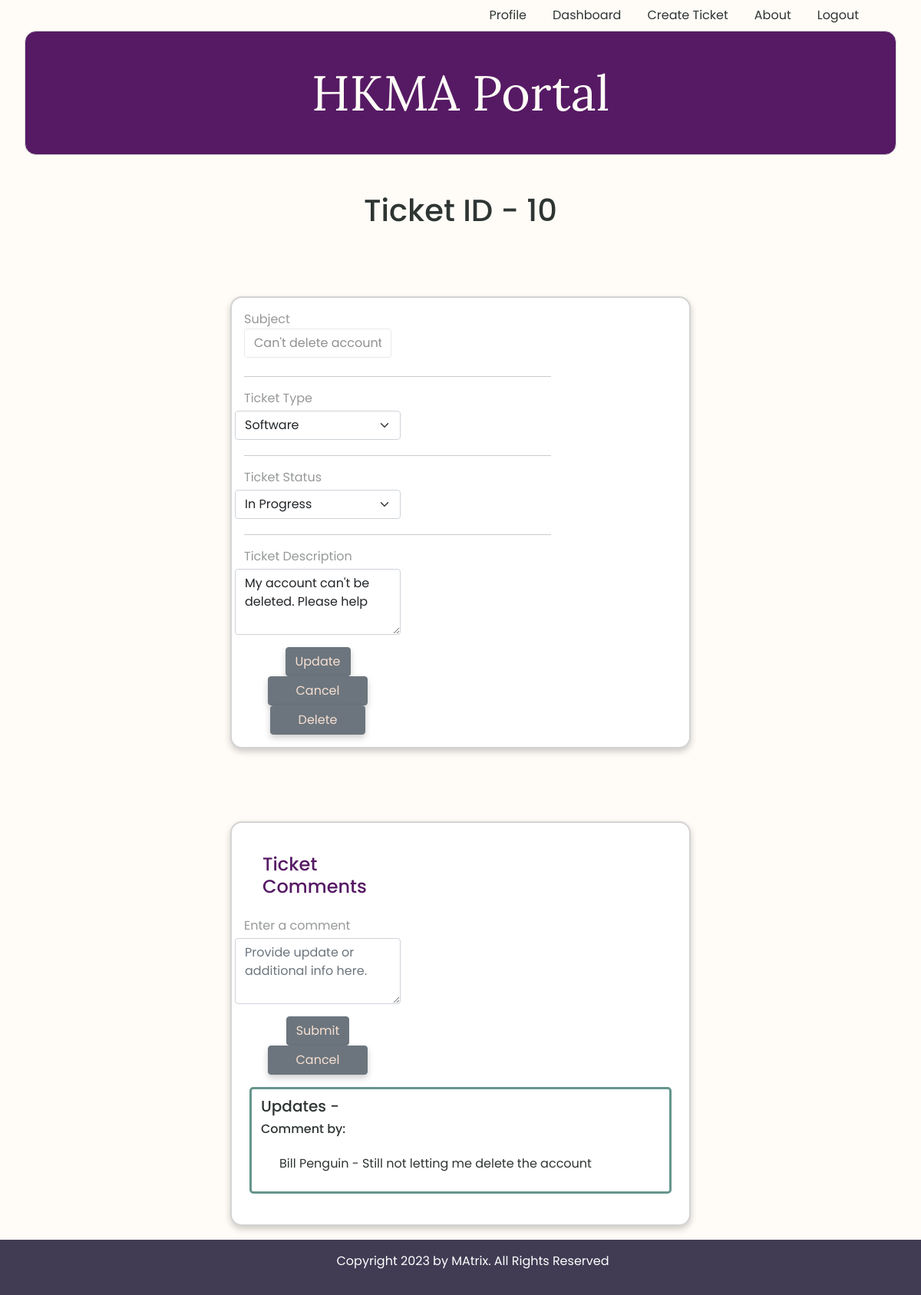
/ticket/10/edit (signed in), run on the app's committed database.
### users/models.py (models this page shows)
class Ticket(models.Model):
    subject = models.CharField(max_length=250)
    ticket_type = models.CharField(max_length=50)
    ticket_status = models.CharField(max_length=50)
    ticket_description = models.CharField(max_length=350)
    created_by = models.ForeignKey(User, related_name="user_tickets", on_delete=models.CASCADE, null=True)
    created_at = models.DateTimeField(auto_now_add=True)
    updated_at = models.DateTimeField(auto_now=True)
    objects = TicketManager()

class Comment(models.Model):
    comment = models.CharField(max_length=255)
    poster = models.ForeignKey(User, related_name='user_comments', on_delete=models.CASCADE)
    ticket = models.ForeignKey(Ticket, related_name="post_comments", on_delete=models.CASCADE)
    created_at = models.DateTimeField(auto_now_add=True)

class User(models.Model):
    first_name = models.CharField(max_length=255)
    last_name = models.CharField(max_length=255)
    email = models.CharField(max_length=255)
    password = models.TextField()
    created_at = models.DateTimeField(auto_now_add=True)
    updated_at = models.DateTimeField(auto_now=True)
    objects = UserManager()

### users/views.py (the view)
# urls.py: path('ticket/<int:ticket_id>/edit', views.edit_ticket),
def edit_ticket(request, ticket_id):
    if 'user_id' not in request.session:
        return redirect('/')
    context = {
        "ticket": Ticket.objects.get(id=ticket_id)
    }
    return render(request, "ticket-details.html", context)

### users/templates/ticket-details.html (shortened to what this page needs)
{% include 'logged_navbar.html'%}
<h1 class="text-center m-5">Ticket ID - {{ticket.id}}</h1>
<div class="ticket-container">
    <div class="card mx-auto" style="width:600px">
        <div class="card-body">
            <form action="/ticket/{{ticket.id}}/update" method="POST">
                <div class="form-group row">
                    <label for="subject">Subject <input type="text" name="subject" class="form-control" value="{{ticket.subject}}"></label>
                </div>
                <hr />
                <div class="form-group row">
                    <label for="ticket_type">Ticket Type</label>
                    <select class="form-select" aria-label="Default select example" name="ticket_type">
                        <option selected>{{ticket.ticket_type}}</option>
                    </select>
                </div>
                <hr />
                <div class="form-group row">
                    <label for="ticket_status">Ticket Status</label>
                    <select class="form-select" aria-label="Default select example" name="ticket_status">
                        <option selected>{{ticket.ticket_status}}</option>
                    </select>
                </div>
                <hr />
                <div class="form-group row">
                    <label for="ticket_description">Ticket Description</label><textarea type="text" name="ticket_description" class="form-control" placeholder="Ticket Description" rows="3">{{ticket.ticket_description}}</textarea>
                </div>
                <div class="col text-center mt-3">
                    <button type="submit" class="btn btn-secondary">Update</button>
                    <button class="btn btn-secondary" href="/dashboard"><a href="/dashboard" style="color: #F8E0D3;">Cancel</a></button>
                    <button class="btn btn-secondary" href="/dashboard"><a href="/ticket/{{ticket.id}}/delete" style="color: #F8E0D3;">Delete</a></button>
                </div>
            </form>
        </div>
    </div>
</div>
<div>
    <div class="comment-form-container">
        <div class="card mx auto" style="width:600px">
            <div class="card-body">
                <h4>Ticket Comments</h4>
                <form action="/add_comment/{{ticket.id}}/" method="POST">
                <div class="form-group row">
                    <label for="comment">Enter a comment</label><textarea type="text" name="comment" class="form-control sm" placeholder="Provide update or additional info here." rows="3"></textarea>
                </div>
                <div class="col text-center mt-3">
                    <input type="submit" value="Submit" class="btn btn-secondary">
                    <button class="btn btn-secondary"><a href="/ticket/{{ticket.id}}/edit" style="color: #F8E0D3;">Cancel</a></button>
                </div>
                </form>
            </div>
            <div class="comment-display-container container mx auto">
                    <h5>Updates - </h5>
                {%for comment in ticket.post_comments.all%}
                    <h6>Comment by: </h6>
                    <p>{{comment.poster.first_name}} {{comment.poster.last_name}} -
                    {{ comment.comment}}</p>
                {% endfor %}
            </div>
        </div>
    </div>
</div>
<div>
	{% include 'footer.html'%}
</div>

### users/static/css/style.css (style rules this page uses)
:root { --first-color: rgb(214, 228, 229); --second-color: rgb(65, 60, 84); --accent-color: rgb(86, 26, 100); --title-color: rgb(86, 26, 100); --text-color: rgb(46, 53, 50); --body-color: rgb(255, 252, 247); --white-color: rgb(255, 255, 255); --body-font: "Poppins", sans-serif; --h2-font-size: 1.25rem; --small-font-size: .813rem; --smaller-font-size: .75rem; --font-medium: 500; --font-semi-bold: 600; }
@media screen and (min-width: 1024px) { :root { --h2-font-size: 1.75rem; --normal-font-size: 1rem; --small-font-size: .875rem; --smaller-font-size: .813rem; } }
* { box-sizing: border-box; padding: 0; margin: 0; }
body { background-color: var(--body-color); font-family: var(--body-font); color: var(--text-color); }
a { margin-left: 1px; margin-right: 1px; color: inherit; transition: all .3s; text-decoration: none; }
label { margin-bottom: .25rem; opacity: 50%; }
hr { width: 400px; margin-left: auto; margin-right: auto; margin-top: 20px; }
.card { border: 2px solid lightgray; border-radius: 15px; box-shadow: 0 4px 8px 0 rgba(0,0,0,0.2); transition: all .3s; margin: 2.5rem; }
.card h4 { color: var(--title-color); }
.card h4, .card p, .card a { margin: 1.5rem; }
.card a { color: inherit; text-decoration: none; transition: all .3s; }
button { cursor: pointer; background: none; text-decoration: none; border: none; box-shadow: 0 4px 8px 0 rgba(0,0,0,0.2); }
.card a { color: var(--body-color); }
.card-body { width: 14rem; }
.ticket-container { display: flex; justify-content: center; margin-bottom: 15px; }
.comment-form-container { display: flex; justify-content: center; margin-bottom: 50px; }
.comment-display-container { border: 3px solid #66958D; width: 550px; margin-bottom: 40px; padding-top: 10px; border-radius: 5px; }
.btn { color: #F8E0D3; }

### data on the page
Ticket: id "10", subject "Can't delete account", ticket_type "Software", ticket_status "In Progress", ticket_description "My account can't be deleted. Please help"
Comment: poster.first_name "Bill", poster.last_name "Penguin", comment "Still not letting me delete the account"
